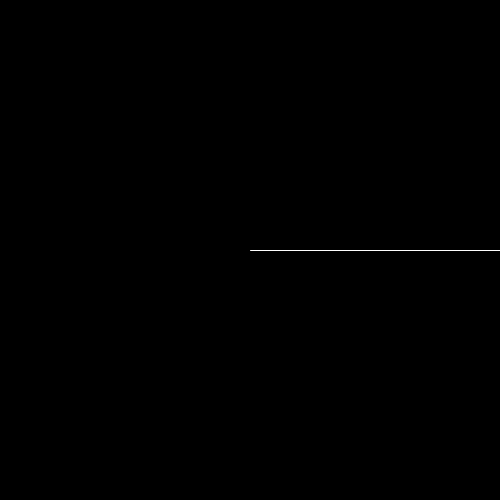
Frame 1 (no input)
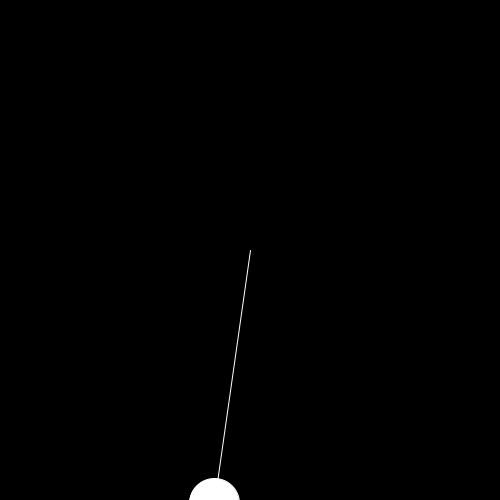
Frame 60 (the mouse pressed at the canvas centre just before this capture)
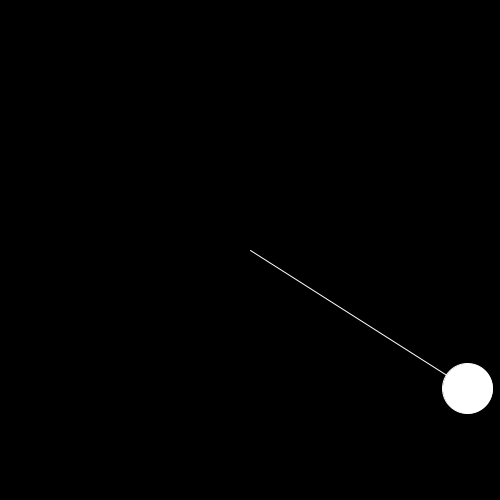
Frame 120 (the mouse held since frame 60 and released just before this capture)

The Processing sketch that drew these frames (run headless with seeded random() and noise(); from frame 60 on, the mouse is pressed at the canvas centre):

// Processing sketch: trigAndPolar01
// ── trigAndPolar01.pde
float inc = 0.01;
float t = 0;
float r;
float a = 0.0;
float aVel = 0.0;
float aAcc = 0.001;

void setup() {
  size(500, 500);
}

void draw() {
  background(0);
 
  translate(width/2, height/2);
  
  t += inc;
  r = noise(t);
  r = map(r, 0, 1, 100, width);
  
  float x = r * cos(a);
  float y = r * sin(a);
  // implimenting perlin noise to determine the radius
  
  fill(255);
  stroke(255);
  line(0, 0, x, y);
  ellipse(x, y, 50, 50);
  
  a += aVel;
  aVel += aAcc;
  aVel = constrain(aVel, 0, 0.1);
}
